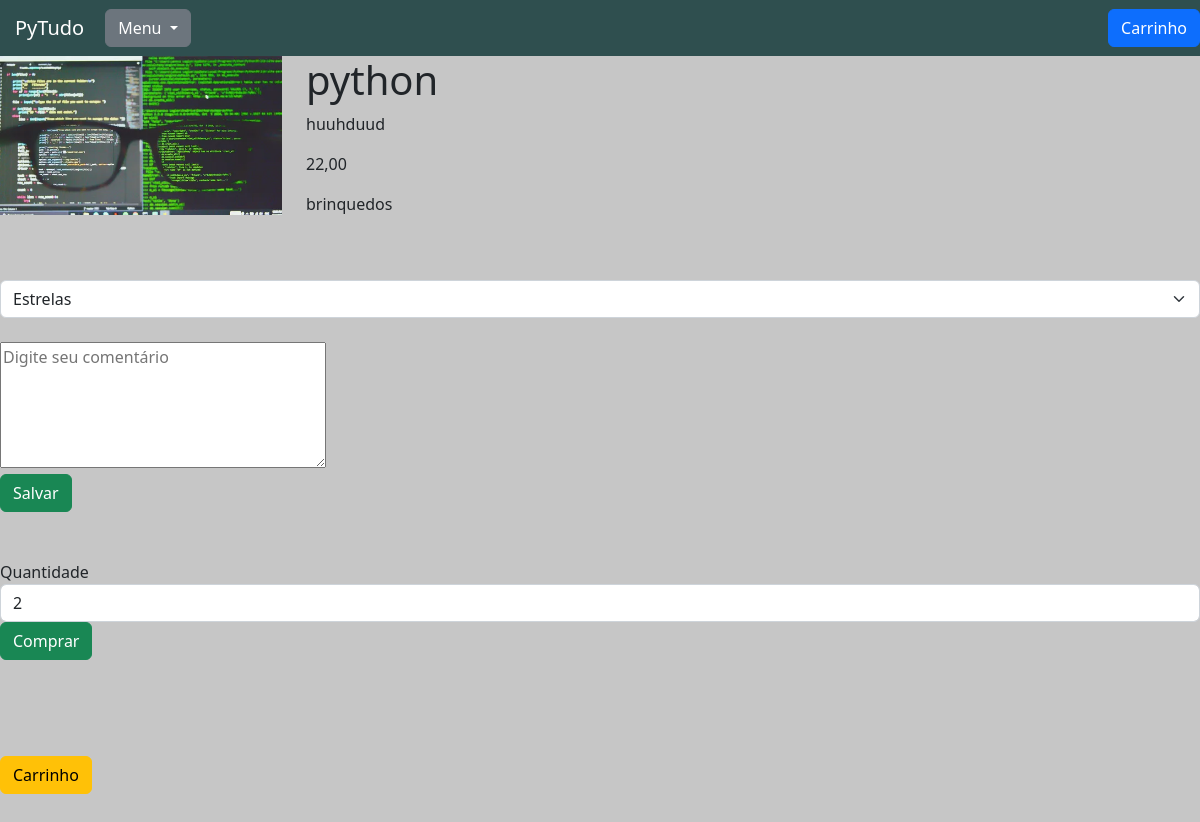
Before: /produtos/ver_produto/3 with the older database file.
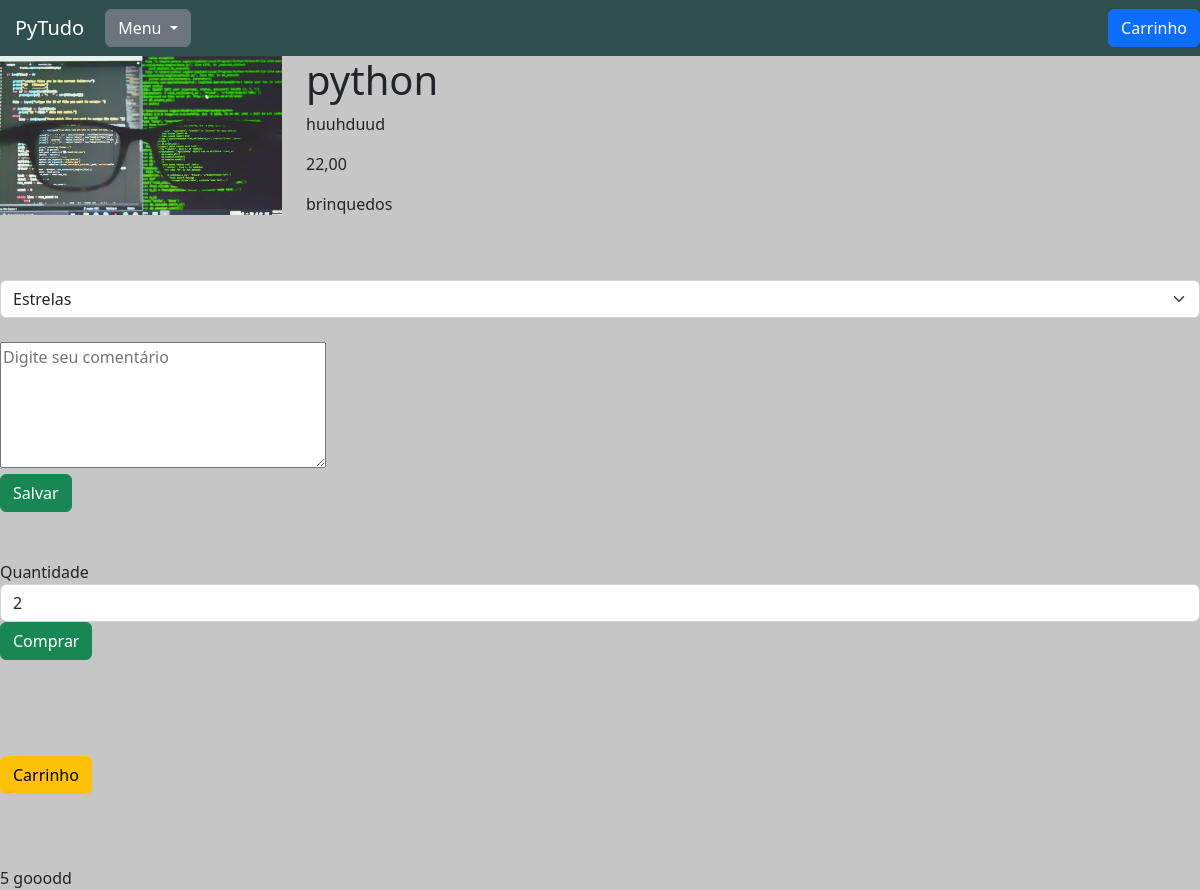
After: the same page with the newer database file.
### produtos/models.py (models this page shows)
class Avaliacao(models.Model):
    choices = (
        ('1', 'Pessimo'),
        ('2', 'Ruim'),
        ('3', 'Bom'),
        ('4', 'Otimo'),
        ('5', 'Perfeito')
    )
    usuario = models.ForeignKey(settings.AUTH_USER_MODEL, on_delete=models.CASCADE)
    produto = models.ForeignKey(Produtos, on_delete=models.CASCADE)
    estrelas = models.CharField(max_length=1, choices=choices, blank=True, null=True)
    comentario = models.TextField()
    def __str__(self):
        return self.estrelas

### produtos/views.py (the view)
# urls.py: path('ver_produto/<int:id>', views.ver_produto, name='ver_produto'),
def ver_produto(request, id):
    produto = Produtos.objects.get(id=id)
    avaliacoes = Avaliacao.objects.filter(produto=id)
    print (avaliacoes)
    return render(request, 'ver_produto.html', {'produto': produto,
                                                'avaliacoes': avaliacoes})

### produtos/models.py (called while the page is built)
    def __str__(self):
        return self.nome

### produtos/templates/ver_produto.html (shortened to what this page needs)
{% extends 'base.html' %}
{% load static %}
{% block 'head' %}
    <link href="{% static 'produtos/css/ver_produto.css' %}" rel="stylesheet">
{% endblock %}
{% block 'body' %}
    <div class="row">
        <div class="col-md-3">
            <img width="100%" src="{{produto.foto.url}}">
        </div>
        <div class="col-md">
            <h1 class="titulo">{{produto.nome}}</h1>
            <p class="paragrafo">{{produto.descricao}}</p>
            <p class="paragrafo">{{produto.preco}}</p>
            <p class="paragrafo">{{produto.categoria}}</p>
        </div>
    </div>
        <br>
        <br>
        <form action="{% url 'salvar_avaliacao' produto.id %}" method="POST"> {% csrf_token %}
            <select class="form-select" aria-label="Default select example" name="estrelas">
                <option hidden="true">Estrelas</option>
            </select>
            <br>
            <textarea placeholder='Digite seu comentário'rows="5" cols="33" name="comentario"></textarea>
            <br>
            <input class="btn btn-success" type="submit" value="Salvar">
        </form>
        <br>
        <br>
        <form action="{% url 'vender_produto' produto.id %}" method="POST"> {% csrf_token %}
            <label>Quantidade</label>
            <input class="form-control" type="number"  value="{{produto.quantidade}}" name="quantidade">
            <input class="btn btn-success" type="submit" value="Comprar">
        </form>
        <br>
        <br>
        <br>
        <br>
        <a class="btn btn-warning" href="{% url 'adicionar_no_carrinho' produto.id %}" role="button">Carrinho</a>
        <br>
        <br>
        <br>
        <br>
        <div class="row">
            <div class="col-md-3">
                {% for avaliacao in avaliacoes %}
                    {{avaliacao.estrelas}}
                    {{avaliacao.comentario}}
                    <br>
                {% endfor %}
            </div>
        </div>
{% endblock %}

Changed rows visible on the page:
added Avaliacao: estrelas "5", comentario "gooodd"
